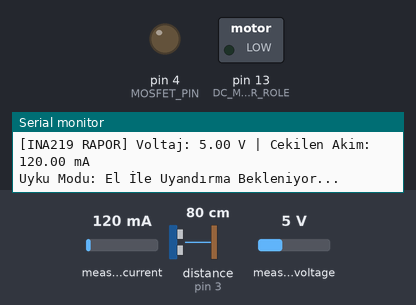
The sketch below on a simulated Arduino Uno, built with avr-gcc and run on an emulated ATmega328P. Shown: switched loads named in the sketch (green lamp = pin HIGH), output pins drawn as LEDs (lit = HIGH), the last lines printed to the serial monitor. Wiring (inferred from the names in the program): ultrasonic range finder: trigger pin 2; echo pin 3. The test bench sets the inputs (shaded band); at power-on: distance to the obstacle (sensor on pin 3) 80 cm, measured current 120 mA, measured voltage 5 V. The echo pulse lasts 58.3 µs per cm; pins used as bus, display or sensor lines are not drawn.

Above: at 1.2 s.
1.3 s: distance to the obstacle (sensor on pin 3) set to 18 cm
2.8 s: distance to the obstacle (sensor on pin 3) set to 14 cm
At 3.8 s:
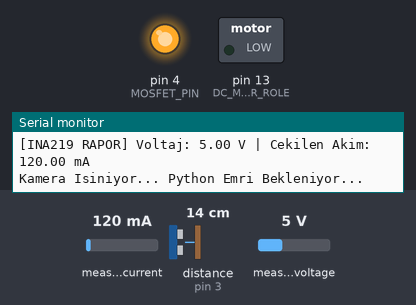
Timing chart, 0 to 5.8 s (numbered marks = the images above; inputs shaded):
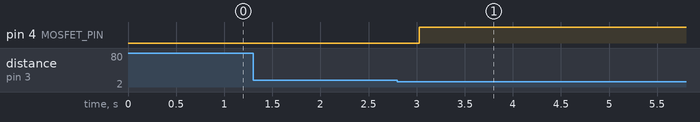

Measured:
- the behaviour switches between 16 and 15 cm on distance to the obstacle (sensor on pin 3) (found by bisection; images 0 and 1)
- after the input at 1.3 s, every drawn part: stays the same
- after the input at 2.8 s, pin 4 (MOSFET_PIN): LOW → HIGH after 0.23 s

The sketch:

SCARA_Arduino.ino
```cpp
#include <Wire.h>
#include <Adafruit_INA219.h>
#include <Stepper.h>

// ==========================================
//  1. KULLANICI AYARLARI
// ==========================================
const int adimSayisi = 2048; // 28BYJ-48 için tam tur adımı
const int motorHizi = 12;    // İdeal RPM (10-15)
const int ESP32_BEKLEME_SURESI = 15000; // Hedef bulununca ESP32'nin açık kalma süresi (ms)

// ==========================================
//  2. DONANIM PİNLERİ
// ==========================================
#define TRIG_PIN 2
#define ECHO_PIN 3
#define MOSFET_PIN 4
#define DC_MOTOR_ROLE 13 // 5V Röle Pini

// Stepper Motor Faz Sırası: 1-3-2-4
Stepper omuzMotor(adimSayisi, 9, 11, 10, 12);
Stepper dirsekMotor(adimSayisi, 5, 7, 6, 8);
Stepper zEksenMotor(adimSayisi, A0, A2, A1, A3); // Uç Motor (Manipülatör)

Adafruit_INA219 ina219;

// Sistem Durum Değişkenleri
bool hedefeKilitlendi = false;
unsigned long esp32AcilisZamani = 0;

void setup() {
  Serial.begin(115200);

  pinMode(TRIG_PIN, OUTPUT);
  pinMode(ECHO_PIN, INPUT);
  pinMode(MOSFET_PIN, OUTPUT);
  pinMode(DC_MOTOR_ROLE, OUTPUT);

  digitalWrite(DC_MOTOR_ROLE, LOW); // Başlangıçta DC motor kesinlikle dursun
  digitalWrite(MOSFET_PIN, LOW);    // Başlangıçta ESP32 Kapalı

  if (!ina219.begin()) {
    Serial.println(F("CRITICAL ERROR: INA219 Bulunamadi!"));
    while (1);
  }

  omuzMotor.setSpeed(motorHizi);
  dirsekMotor.setSpeed(motorHizi);
  zEksenMotor.setSpeed(motorHizi);

  Serial.println(F("SCARA Sistemi Hazir."));
  akimOku();
  Serial.println(F("Uyku Modu: El İle Uyandırma Bekleniyor..."));
}

void loop() {

  // --- AŞAMA 1: UYKU MODU VE EL İLE UYANDIRMA ---
  if (!hedefeKilitlendi) {
    int el_mesafesi = mesafeOlc();

    // Eğer sensörün 2 cm ile 15 cm yakınına el sallanırsa
    if (el_mesafesi > 2 && el_mesafesi < 15) {
      Serial.println(F(">>> EL SALLANDI! SİSTEM UYANIYOR <<<"));

      digitalWrite(MOSFET_PIN, HIGH); // MOSFET'i aç, kameralara ve sürücülere güç ver
      delay(500);
      akimOku();

      hedefeKilitlendi = true;
      esp32AcilisZamani = millis();

      Serial.println(F("Kamera Isiniyor... Python Emri Bekleniyor..."));
      delay(3000); // Ağ bağlantısı için avans
    }
    delay(500); // Sensörü yormamak için ölçüm aralığı
  }

  // --- AŞAMA 2: VERİ BEKLEME VE HAREKET MODU ---
  else {

    // Python'dan Wi-Fi -> ESP32 -> Kablo üzerinden veri gelirse
    if (Serial.available() > 0) {
        String gelenVeri = Serial.readStringUntil('\n'); // Örn: O500D200

        int oIndeks = gelenVeri.indexOf('O');
        int dIndeks = gelenVeri.indexOf('D');

        // Veri formata uygunsa adımları ayıkla
        if (oIndeks != -1 && dIndeks != -1) {
            int omuz_hedef = gelenVeri.substring(oIndeks + 1, dIndeks).toInt();
            int dirsek_hedef = gelenVeri.substring(dIndeks + 1).toInt();

            Serial.print(F("Hareket Ediliyor -> Omuz: ")); Serial.print(omuz_hedef);
            Serial.print(F(" Dirsek: ")); Serial.println(dirsek_hedef);

            // 1. Kollar Hedefe Gider
            omuzMotor.step(omuz_hedef);
            dirsekMotor.step(dirsek_hedef);

            // 2. Kollar hedefe vardıktan sonra Manipülatör (Z-Ekseni) ve DC Motor çalışır
            hedefiAl();
        }
    }

    // Görev zaman aşımı (Kamera açık kalma süresi dolduysa sistemi uyut)
    if (millis() - esp32AcilisZamani > ESP32_BEKLEME_SURESI) {
        Serial.println(F("Gorev Tamam. Sistem Uyku Moduna Aliniyor..."));
        digitalWrite(MOSFET_PIN, LOW); // Gücü kes, donanımı koru
        hedefeKilitlendi = false;

        Serial.println(F("Uyku Oncesi Son Guc Raporu:"));
        akimOku();
    }
  }
}

// ==========================================
//  YARDIMCI FONKSİYONLAR
// ==========================================

int mesafeOlc() {
  digitalWrite(TRIG_PIN, LOW);
  delayMicroseconds(2);
  digitalWrite(TRIG_PIN, HIGH);
  delayMicroseconds(10);
  digitalWrite(TRIG_PIN, LOW);
  long sure = pulseIn(ECHO_PIN, HIGH);
  return sure * 0.034 / 2;
}

void hedefiAl() {
    const int manipulatorAdim = 1479;

    Serial.println(F("Z-Ekseni Asagi Iniyor..."));
    zEksenMotor.step(manipulatorAdim);

    Serial.println(F("DC Motor Calistirildi (Role Cekti)"));
    digitalWrite(DC_MOTOR_ROLE, HIGH);

    akimOku(); // DC motor devredeyken akım kontrolü
    delay(1500); // DC motorun çalışma süresi

    digitalWrite(DC_MOTOR_ROLE, LOW);
    Serial.println(F("DC Motor Durduruldu."));

    Serial.println(F("Z-Ekseni Tekrar Yukari Geri Donuyor..."));
    zEksenMotor.step(-manipulatorAdim);
    delay(1000);
}

void akimOku() {
  float ma = ina219.getCurrent_mA();
  float v = ina219.getBusVoltage_V();
  Serial.print(F("[INA219 RAPOR] Voltaj: ")); Serial.print(v);
  Serial.print(F(" V | Cekilen Akim: ")); Serial.print(ma);
  Serial.println(F(" mA"));
}
```
